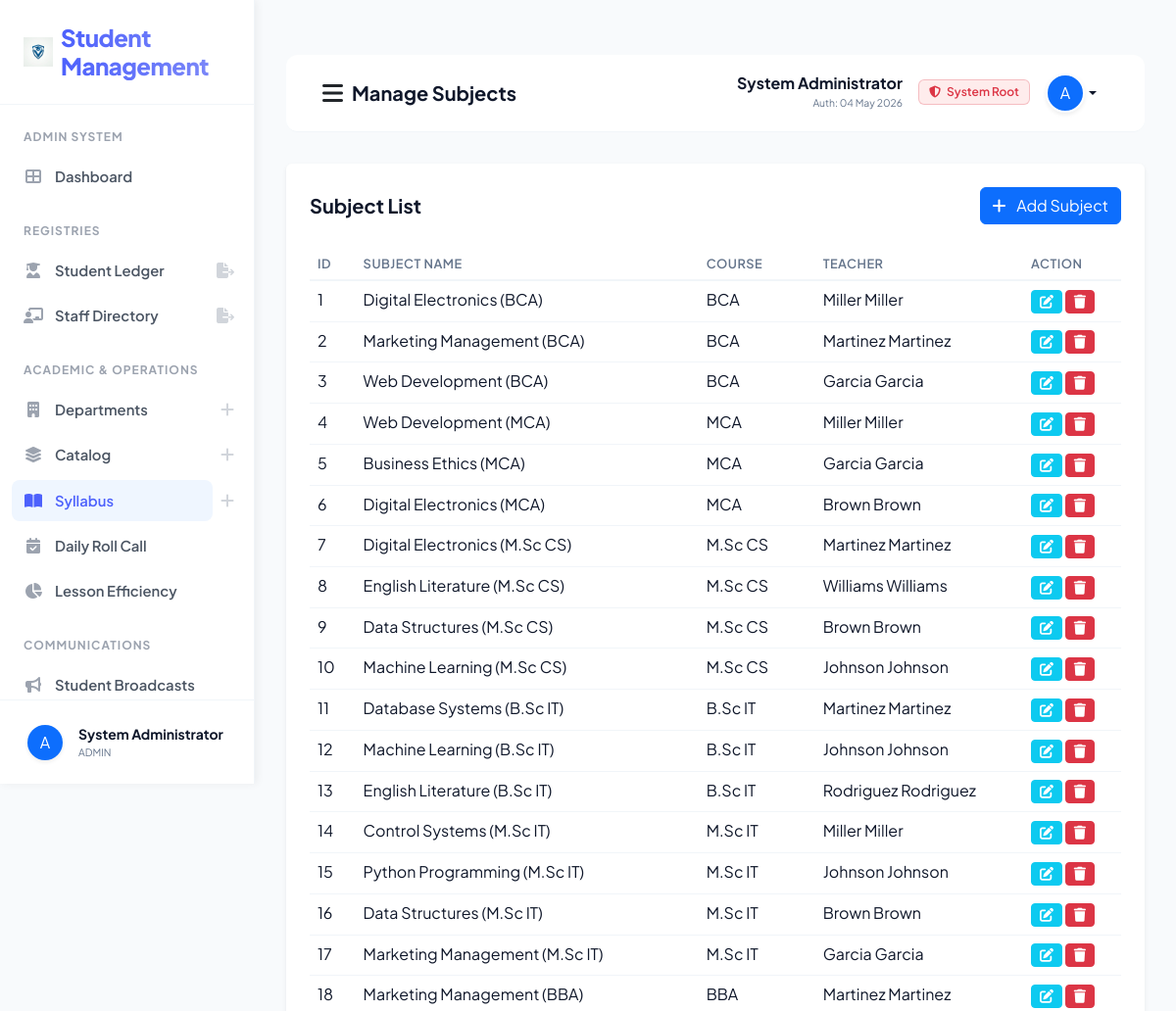
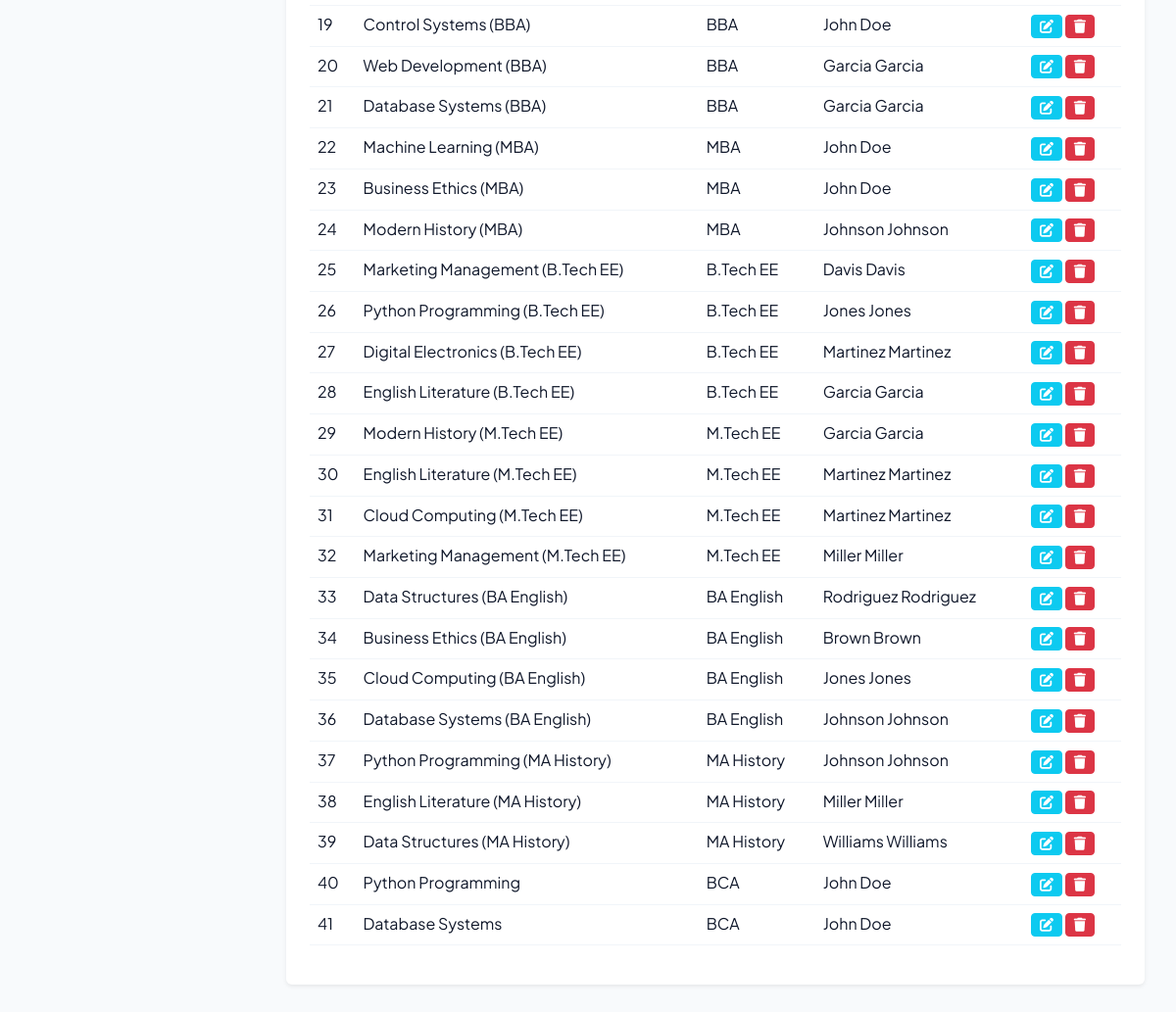
The app's page /manage_subject/ (signed in) with its own data (2 pictures, top to bottom).
### sms/models.py (models this page shows, shortened)
class CustomUser(AbstractUser):
    USER_TYPE_CHOICES = (
        ('ADMIN', 'Admin'),
        ('TEACHER', 'Teacher'),
        ('STUDENT', 'Student'),
    )
    user_type = models.CharField(max_length=10, choices=USER_TYPE_CHOICES, default='ADMIN')
    profile_pic = models.ImageField(upload_to='profile_pics/', null=True, blank=True)
    phone = models.CharField(max_length=15, null=True, blank=True)

class Subject(models.Model):
    name = models.CharField(max_length=100)
    course = models.ForeignKey(Course, on_delete=models.CASCADE)
    teacher = models.ForeignKey(CustomUser, on_delete=models.CASCADE, limit_choices_to={'user_type': 'TEACHER'})
    created_at = models.DateTimeField(auto_now_add=True)
    updated_at = models.DateTimeField(auto_now=True)

class Course(models.Model):
    name = models.CharField(max_length=100)
    fee = models.DecimalField(max_digits=10, decimal_places=2, default=0)
    department = models.ForeignKey(Department, on_delete=models.CASCADE, null=True, blank=True)
    created_at = models.DateTimeField(auto_now_add=True)
    updated_at = models.DateTimeField(auto_now=True)

### sms/views/admin_views.py (the view)
# urls.py: path('manage_subject/', admin_views.manage_subject, name="manage_subject"),
def manage_subject(request):
    subjects = Subject.objects.all()
    courses = Course.objects.all()
    teachers = CustomUser.objects.filter(user_type='TEACHER')
    return render(request, "sms/admin_template/manage_subject.html", {
        "subjects": subjects,
        "courses": courses,
        "teachers": teachers
    })

### sms/templates/sms/admin_template/manage_subject.html (shortened to what this page needs)
﻿{% extends 'sms/base.html' %}
{% block page_title %}Manage Subjects{% endblock page_title %}
{% block sidebar_nav %}
{% include 'sms/admin_template/sidebar_template.html' with active_page='manage_subject' %}
{% endblock sidebar_nav %}
{% block main_content %}
<div class="card shadow-sm border-0 p-4">
    <div class="d-flex justify-content-between align-items-center mb-4">
        <h5 class="fw-bold mb-0">Subject List</h5>
        <button class="btn btn-primary" data-bs-toggle="modal" data-bs-target="#addSubjectModal"><i
                class="fas fa-plus me-2"></i> Add Subject</button>
    </div>
    <div class="table-responsive">
        <table class="table table-hover">
            <thead>
                <tr>
                    <th>ID</th>
                    <th>Subject Name</th>
                    <th>Course</th>
                    <th>Teacher</th>
                    <th>Action</th>
                </tr>
            </thead>
            <tbody>
                {% for subject in subjects %}
                <tr>
                    <td>{{ forloop.counter }}</td>
                    <td>{{ subject.name }}</td>
                    <td>{{ subject.course.name }}</td>
                    <td>{{ subject.teacher.get_full_name }}</td>
                    <td>
                        <a href="{% url 'edit_subject' subject.id %}" class="btn btn-sm btn-info text-white"><i
                                class="fas fa-edit"></i></a>
                        <a href="{% url 'delete_subject' subject.id %}" class="btn btn-sm btn-danger"
                            onclick="return confirm('Are you sure?')"><i class="fas fa-trash"></i></a>
                    </td>
                </tr>
                {% empty %}
                <tr>
                    <td colspan="5" class="text-center">No subjects found</td>
                </tr>
                {% endfor %}
            </tbody>
        </table>
    </div>
</div>
{% endblock main_content %}

### sms/templates/sms/base.html (shortened to what this page needs)
<!DOCTYPE html>
{% load static %}
<html lang="en">
<head>
    <link href="https://cdn.jsdelivr.net/npm/bootstrap@5.3.0/dist/css/bootstrap.min.css" rel="stylesheet">
    <link rel="stylesheet" href="https://cdnjs.cloudflare.com/ajax/libs/font-awesome/6.4.0/css/all.min.css">
    <link rel="stylesheet" href="{% static 'css/style.css' %}?v=4.0">
</head>
<body>
    <div class="sidebar" id="sidebar">
        <div class="sidebar-brand d-flex align-items-center">
            <img src="{% static 'images/logo.png' %}" width="30" height="30" class="me-2">
            <h4 class="m-0">Student Management</h4>
        </div>
        <div class="nav flex-column sidebar-scroll flex-grow-1 overflow-y-auto">
            {% block sidebar_nav %}{% endblock sidebar_nav %}
        </div>
        <div class="sidebar-footer border-top p-0 mt-auto">
            <div class="dropup w-100">
                <button class="btn w-100 d-flex align-items-center p-3 border-0 bg-transparent dropdown-toggle no-caret" type="button" data-bs-toggle="dropdown" aria-expanded="false">
                    {% if user.profile_pic %}
                    <img src="{{ user.profile_pic.url }}" width="36" height="36" class="rounded-circle me-3 shadow-sm">
                    {% else %}
                    <div class="bg-primary text-white rounded-circle d-flex align-items-center justify-content-center shadow-sm me-3" style="width: 36px; height: 36px; flex-shrink: 0;">
                        {{ user.username|first|upper }}
                    </div>
                    {% endif %}
                    <div class="text-start overflow-hidden">
                        <div class="fw-bold small text-dark text-truncate">{{ user.get_full_name }}</div>
                        <div class="text-muted text-truncate" style="font-size: 0.65rem;">{{ user.user_type }}</div>
                    </div>
                </button>
            </div>
        </div>
    </div>
    <div class="main-content">
        <nav class="navbar border-bottom">
            <div class="container-fluid">
                <div class="d-flex align-items-center">
                    <button id="sidebarToggle" class="btn btn-link link-dark me-2 p-0">
                        <i class="fas fa-bars fs-4 text-main"></i>
                    </button>
                    <span class="navbar-brand fw-bold text-dark">{% block page_title %}{% endblock page_title %}</span>
                </div>
                <div class="d-flex align-items-center">
                    <div class="dropdown">
                        <button
                            class="btn btn-link dropdown-toggle text-decoration-none text-dark d-flex align-items-center"
                            type="button" data-bs-toggle="dropdown">
                            <div class="text-end me-3 d-none d-md-block">
                                <span class="d-block fw-bold lh-1 mb-1">{{ user.get_full_name }}</span>
                                <span class="d-block text-muted" style="font-size: 0.65rem;">Auth: {{ user.last_login|date:"d M Y" }}</span>
                            </div>
                            {% if user.user_type == "TEACHER" %}
                            <span class="badge bg-soft-success text-success me-3 border border-success border-opacity-25 d-none d-lg-inline-block">
                                <i class="fas fa-certificate me-1"></i> Staff Verified
                            </span>
                            {% elif user.user_type == "STUDENT" %}
                             <span class="badge bg-soft-primary text-primary me-3 border border-primary border-opacity-25 d-none d-lg-inline-block">
                                <i class="fas fa-user-graduate me-1"></i> Student ID Active
                            </span>
                             {% elif user.user_type == "ADMIN" %}
                             <span class="badge bg-soft-danger text-danger me-3 border border-danger border-opacity-25 d-none d-lg-inline-block">
                                <i class="fas fa-shield-alt me-1"></i> System Root
                            </span>
                            {% endif %}
                            {% if user.profile_pic %}
                            <img src="{{ user.profile_pic.url }}" width="40" height="40" class="rounded-circle shadow-sm border border-light">
                            {% else %}
                            <div class="bg-primary text-white rounded-circle d-flex align-items-center justify-content-center shadow-sm"
                                style="width: 40px; height: 40px; border: 2px solid white;">
                                {{ user.username|first|upper }}
                            </div>
                            {% endif %}
                        </button>
                    </div>
                </div>
            </div>
        </nav>
        {% block main_content %}{% endblock main_content %}
    </div>
</body>
</html>

### sms/static/css/style.css (style rules this page uses)
:root { --primary-color: #4d61fc; --primary-hover: #3b4ad9; --sidebar-bg: #ffffff; --sidebar-text: #4b5563; --sidebar-active-bg: #eff6ff; --sidebar-active-text: #4d61fc; --border-color: #f1f5f9; --body-bg: #f8fafc; --card-bg: #ffffff; --text-main: #0f172a; --text-muted: #64748b; --transition-speed: 0.25s; --shadow-premium: 0 10px 40px -10px rgba(0, 0, 0, 0.08); }
.bg-soft-danger { background: rgba(239, 68, 68, 0.1) !important; }
body { background-color: var(--body-bg) !important; color: var(--text-main) !important; font-family: 'Plus Jakarta Sans', sans-serif !important; margin: 0 !important; overflow-x: hidden !important; transition: background-color var(--transition-speed), color var(--transition-speed); }
.sidebar { width: 260px; height: 100vh; position: fixed; top: 0; left: 0; background-color: var(--sidebar-bg); border-right: 1px solid var(--border-color); box-shadow: 2px 0 8px rgba(0,0,0,0.06); z-index: 1060; display: flex; flex-direction: column; overflow: hidden; transition: left var(--transition-speed) ease-in-out; }
.sidebar-brand { padding: 24px !important; border-bottom: 1px solid var(--border-color) !important; flex-shrink: 0 !important; }
.sidebar-brand h4 { margin: 0 !important; font-weight: 800 !important; letter-spacing: -0.5px !important; background: linear-gradient(to right, var(--primary-color), #818cf8); -webkit-background-clip: text; background-clip: text; -webkit-text-fill-color: transparent; }
.sidebar-scroll { overflow-y: auto !important; overflow-x: hidden !important; flex: 1 !important; min-height: 0 !important; flex-wrap: nowrap !important; }
.sidebar-footer { padding: 8px 12px !important; border-top: 1px solid var(--border-color) !important; flex-shrink: 0 !important; }
.no-caret::after { display: none !important; }
.main-content { margin-left: 260px; padding: 32px 32px 100px 32px; min-height: 100vh; box-sizing: border-box; transition: margin-left var(--transition-speed); }
h5.fw-bold { color: var(--text-main); }
.badge { font-weight: 600 !important; padding: 6px 10px !important; }
.table { color: var(--text-main) !important; }
.table thead th { border-bottom: 2px solid var(--border-color) !important; color: var(--text-muted) !important; font-weight: 600 !important; text-transform: uppercase !important; font-size: 0.8rem !important; letter-spacing: 0.5px !important; background-color: transparent !important; }
.table tbody td { border-color: var(--border-color) !important; color: var(--text-main) !important; background-color: transparent !important; }
.navbar { background: var(--card-bg) !important; border-bottom: 1px solid var(--border-color) !important; padding: 12px 24px !important; margin-bottom: 32px !important; border-radius: 12px !important; transition: background var(--transition-speed), border-color var(--transition-speed); }
.text-dark { color: var(--text-main) !important; }
.text-muted { color: var(--text-muted) !important; }

### records on screen
CustomUser: username|first "A", get_full_name "System Administrator", user_type "ADMIN", last_login "04 May 2026"
Subject: name "Digital Electronics (BCA)", course.name "BCA", teacher.get_full_name "Miller Miller"
Subject: name "Marketing Management (BCA)", course.name "BCA", teacher.get_full_name "Martinez Martinez"
Subject: name "Web Development (BCA)", course.name "BCA", teacher.get_full_name "Garcia Garcia"
Subject: name "Web Development (MCA)", course.name "MCA", teacher.get_full_name "Miller Miller"
Subject: name "Business Ethics (MCA)", course.name "MCA", teacher.get_full_name "Garcia Garcia"
Subject: name "Digital Electronics (MCA)", course.name "MCA", teacher.get_full_name "Brown Brown"
Subject: name "Digital Electronics (M.Sc CS)", course.name "M.Sc CS", teacher.get_full_name "Martinez Martinez"
Subject: name "English Literature (M.Sc CS)", course.name "M.Sc CS", teacher.get_full_name "Williams Williams"
Subject: name "Data Structures (M.Sc CS)", course.name "M.Sc CS", teacher.get_full_name "Brown Brown"
Subject: name "Machine Learning (M.Sc CS)", course.name "M.Sc CS", teacher.get_full_name "Johnson Johnson"
Subject: name "Database Systems (B.Sc IT)", course.name "B.Sc IT", teacher.get_full_name "Martinez Martinez"
Subject: name "Machine Learning (B.Sc IT)", course.name "B.Sc IT", teacher.get_full_name "Johnson Johnson"
Subject: name "English Literature (B.Sc IT)", course.name "B.Sc IT", teacher.get_full_name "Rodriguez Rodriguez"
Subject: name "Control Systems (M.Sc IT)", course.name "M.Sc IT", teacher.get_full_name "Miller Miller"
Subject: name "Python Programming (M.Sc IT)", course.name "M.Sc IT", teacher.get_full_name "Johnson Johnson"
Subject: name "Data Structures (M.Sc IT)", course.name "M.Sc IT", teacher.get_full_name "Brown Brown"
Subject: name "Marketing Management (M.Sc IT)", course.name "M.Sc IT", teacher.get_full_name "Garcia Garcia"
Subject: name "Marketing Management (BBA)", course.name "BBA", teacher.get_full_name "Martinez Martinez"
Subject: name "Control Systems (BBA)", course.name "BBA", teacher.get_full_name "John Doe"
Subject: name "Web Development (BBA)", course.name "BBA", teacher.get_full_name "Garcia Garcia"
Subject: name "Database Systems (BBA)", course.name "BBA", teacher.get_full_name "Garcia Garcia"
Subject: name "Machine Learning (MBA)", course.name "MBA", teacher.get_full_name "John Doe"
Subject: name "Business Ethics (MBA)", course.name "MBA", teacher.get_full_name "John Doe"
Subject: name "Modern History (MBA)", course.name "MBA", teacher.get_full_name "Johnson Johnson"
Subject: name "Marketing Management (B.Tech EE)", course.name "B.Tech EE", teacher.get_full_name "Davis Davis"
Subject: name "Python Programming (B.Tech EE)", course.name "B.Tech EE", teacher.get_full_name "Jones Jones"
Subject: name "Digital Electronics (B.Tech EE)", course.name "B.Tech EE", teacher.get_full_name "Martinez Martinez"
Subject: name "English Literature (B.Tech EE)", course.name "B.Tech EE", teacher.get_full_name "Garcia Garcia"
Subject: name "Modern History (M.Tech EE)", course.name "M.Tech EE", teacher.get_full_name "Garcia Garcia"
Subject: name "English Literature (M.Tech EE)", course.name "M.Tech EE", teacher.get_full_name "Martinez Martinez"
Subject: name "Cloud Computing (M.Tech EE)", course.name "M.Tech EE", teacher.get_full_name "Martinez Martinez"
Subject: name "Marketing Management (M.Tech EE)", course.name "M.Tech EE", teacher.get_full_name "Miller Miller"
Subject: name "Data Structures (BA English)", course.name "BA English", teacher.get_full_name "Rodriguez Rodriguez"
Subject: name "Business Ethics (BA English)", course.name "BA English", teacher.get_full_name "Brown Brown"
Subject: name "Cloud Computing (BA English)", course.name "BA English", teacher.get_full_name "Jones Jones"
Subject: name "Database Systems (BA English)", course.name "BA English", teacher.get_full_name "Johnson Johnson"
Subject: name "Python Programming (MA History)", course.name "MA History", teacher.get_full_name "Johnson Johnson"
Subject: name "English Literature (MA History)", course.name "MA History", teacher.get_full_name "Miller Miller"
Subject: name "Data Structures (MA History)", course.name "MA History", teacher.get_full_name "Williams Williams"
Subject: name "Python Programming", course.name "BCA", teacher.get_full_name "John Doe"
Subject: name "Database Systems", course.name "BCA", teacher.get_full_name "John Doe"
